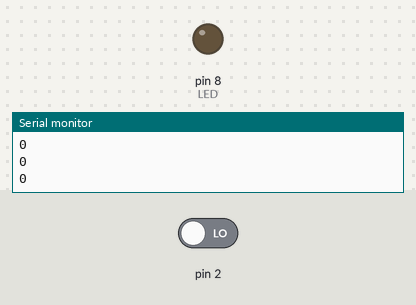
Recording of a sketch running on a simulated Arduino Uno, built with avr-gcc and run on an emulated ATmega328P. Parts: output pins drawn as LEDs (lit = HIGH), the last lines printed to the serial monitor. Inputs (shaded band) come from the test bench; at power-on: pin 2 LOW.

Above: at 15.8 s.
15.9 s: pin 2 driven HIGH
At 16.7 s:
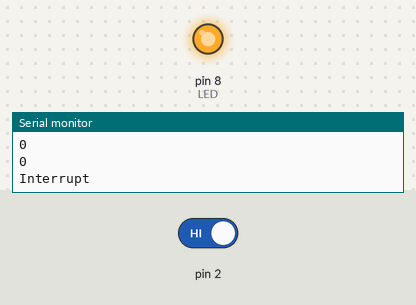
23.4 s: pin 2 driven LOW
At 24.8 s:
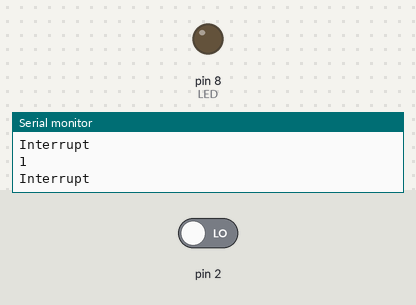
Timing chart, 0 to 26.4 s (numbered marks = the images above; inputs shaded):
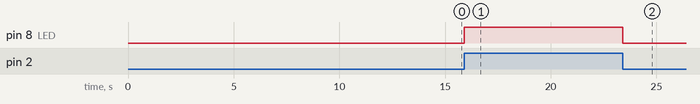

Measured:
- after the input at 15.9 s, pin 8 (LED): LOW → HIGH at once
- after the input at 23.4 s, pin 8 (LED): HIGH → LOW at once

The sketch:

interrupt.ino
```cpp
bool LED_state;
int LED = 8;

void setup() {
  LED_state = 0;
  pinMode(2, INPUT);
  pinMode(LED, OUTPUT);
  Serial.begin(9600);
  attachInterrupt(0, LED_control, CHANGE); // interrupt 0번 핀이면, 2번 핀임.
}

void loop() {
  delay(5000);
  int D_read = digitalRead(2);
  Serial.println(D_read);
  if (D_read == HIGH) {
    digitalWrite(LED, HIGH);
  } else {
    digitalWrite(LED, LOW);
  }
}

void LED_control() {
  digitalWrite(LED, !LED_state);
  LED_state = !LED_state;
  Serial.println("Interrupt");
}
```
